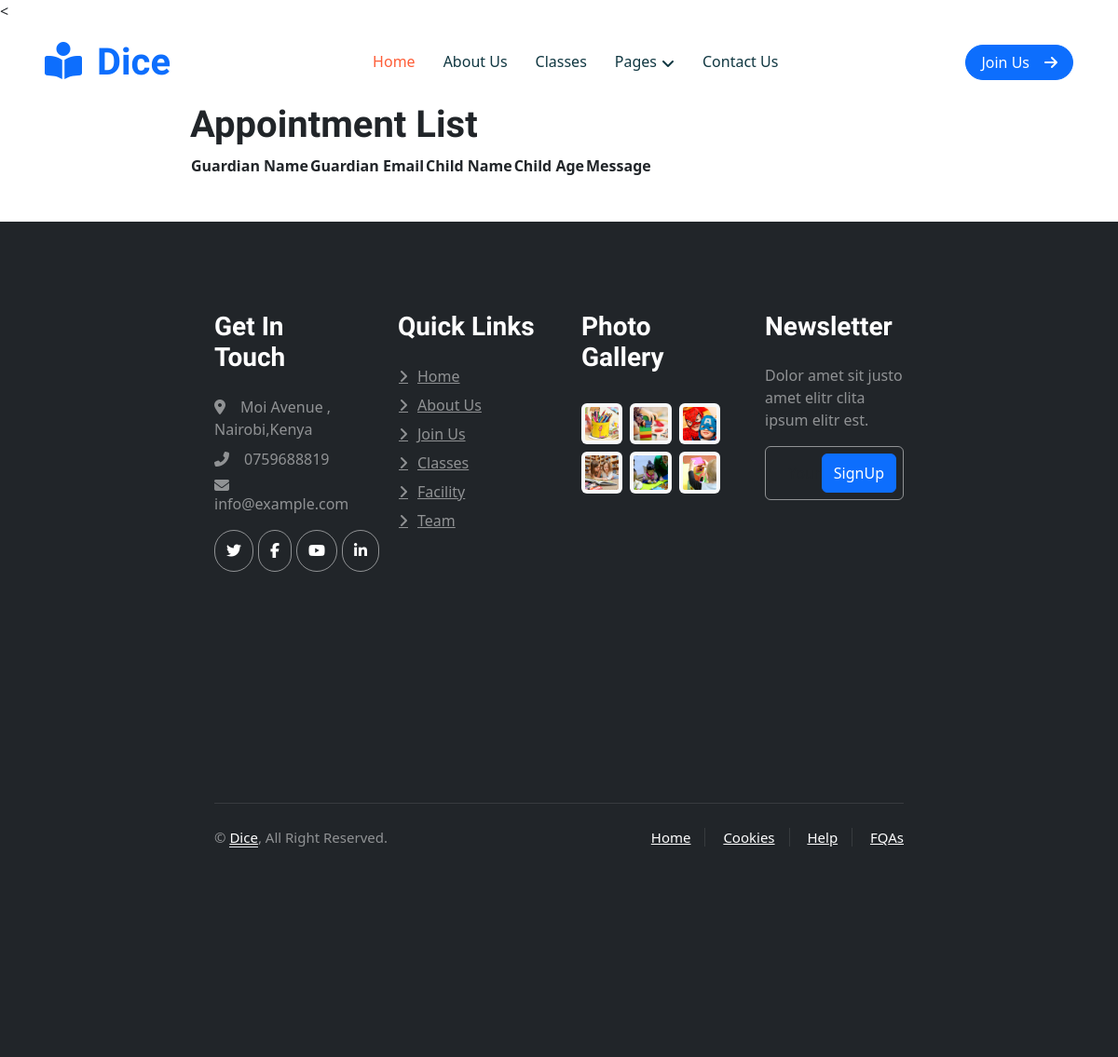
/app/appointment_list/, run on an earlier commit of the app's database.
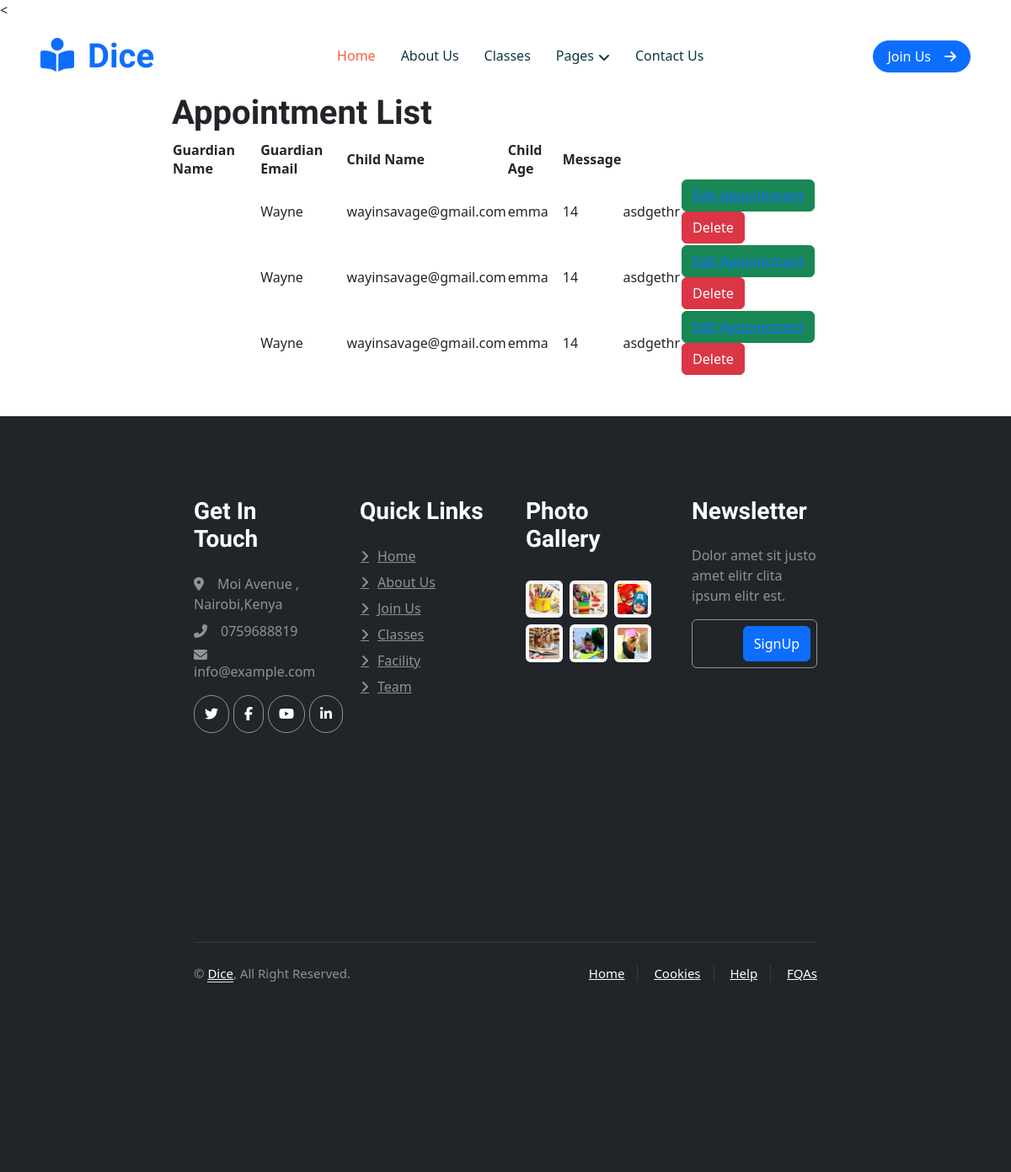
And on a later commit of the database.
### app/models.py (models this page shows, shortened)
class Appointment(models.Model):
    guardian_name = models.CharField(max_length=255)
    guardian_email = models.EmailField()
    child_name = models.CharField(max_length=255)
    child_age = models.IntegerField()
    message = models.TextField()

### app/views.py (the view)
# urls.py: path('appointment_list/', views.appointment_list, name='appointment_list'),
def appointment_list(request):
    appointments = Appointment.objects.all()
    return render(request, 'appointment_list.html',{'appointments': appointments})

### app/templates/appointment_list.html (shortened to what this page needs)
<{% extends "base.html" %}
{% block content %}
<div class="row">
    <div class="col-md-2"></div>
    <div class="col-md-8">
            <h1>Appointment List</h1>
    <table>
        <thead>
            <tr>
                <th>Guardian Name</th>
                <th>Guardian Email</th>
                <th>Child Name</th>
                <th>Child Age</th>
                <th>Message</th>
            </tr>
        </thead>
        <tbody>
            {% for y in appointments %}
            <tr>
                <td></td>
                <td>{{ y.guardian_name }}</td>
                <td>{{ y.guardian_email }}</td>
                <td>{{ y.child_name }}</td>
                <td>{{ y.child_age }}</td>
                <td>{{ y.message }}</td>
                <td class="actions">
                    <button class="btn btn-success"><a href="{% url 'editappointment' y.id %}">Edit Appointment</a></button>
                    <form action="{% url 'appointment_delete' y.id %}" onclick="return confirm('Are you sure you want to delete the Appointment?')" style="display: inline;">
                        <button type="submit" class="btn btn-danger">Delete</button>
                    </form>
                </td>
            </tr>
            {% endfor %}
        </tbody>
    </table>
    </div>
    <div class="col-md-2"></div>
</div>
{% endblock %}

What changed in the data, as far as the page shows it:
added Appointment: guardian_name "Wayne", guardian_email "wayinsavage@gmail.com", child_name "emma", child_age "14", message "asdgethr"
added Appointment: guardian_name "Wayne", guardian_email "wayinsavage@gmail.com", child_name "emma", child_age "14", message "asdgethr"
added Appointment: guardian_name "Wayne", guardian_email "wayinsavage@gmail.com", child_name "emma", child_age "14", message "asdgethr"
